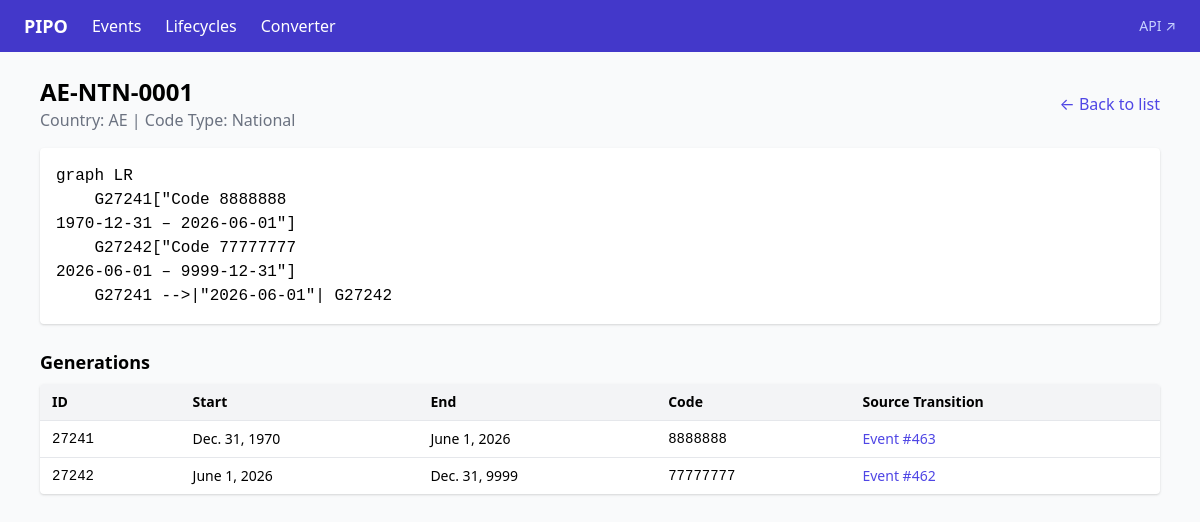
Screenshot of /lifecycles/9469/ with the database file from the repository.
### lifecycles/models.py (models this page shows, shortened)
class ProductFamily(models.Model):
    code_type = models.ForeignKey(
        CodeType, on_delete=models.CASCADE, related_name="product_families"
    )
    identifier = models.CharField(max_length=255, unique=True)
    iso_country_code = models.CharField(max_length=2, db_index=True)
    class Meta:
        ordering = ["iso_country_code", "identifier"]
        verbose_name_plural = "Product families"

class Generation(models.Model):
    product_family = models.ForeignKey(
        ProductFamily, on_delete=models.CASCADE, related_name="generations"
    )
    source_transition = models.ForeignKey(
        CodeTransition, on_delete=models.CASCADE, related_name="generations"
    )
    code = models.BigIntegerField()
    iso_country_code = models.CharField(max_length=2, db_index=True)
    start_date = models.DateField(default=datetime.date(1970, 1, 1))
    end_date = models.DateField(default=datetime.date(9999, 12, 31))
    class Meta:
        ordering = ["start_date"]

### events/models.py (models this page shows, shortened)
class CodeType(models.Model):
    id = models.CharField(max_length=10, primary_key=True)
    type = models.CharField(max_length=50)
    def __str__(self):
        return self.type

class CodeTransition(models.Model):
    event = models.ForeignKey(Event, on_delete=models.CASCADE, related_name="transitions")
    code_type = models.ForeignKey(CodeType, on_delete=models.PROTECT, related_name="transitions")
    type = models.CharField(max_length=7, choices=TransitionType.choices)
    class Meta:
        indexes = [
            models.Index(fields=["type"]),
        ]

### lifecycles/views.py (the view)
# urls.py: path("lifecycles/<int:pk>/", lifecycle_detail_view, name="lifecycle-detail"),
def lifecycle_detail_view(request, pk):
    from lifecycles.engine import get_product_family_mermaid
    pf = get_object_or_404(ProductFamily, pk=pk)
    mermaid = get_product_family_mermaid(pk)
    return render(request, "lifecycles/detail.html", {
        "product_family": pf,
        "mermaid": mermaid,
    })

### lifecycles/engine.py (called while the page is built)
def get_product_family_mermaid(product_family_id):
    pf = ProductFamily.objects.get(pk=product_family_id)
    generations = pf.generations.all()
    links = GenerationLink.objects.filter(
        predecessor__product_family=pf, successor__product_family=pf
    ).select_related("source_transition__event")
    lines = ["graph LR"]
    for gen in generations:
        label = f"Code {gen.code}<br/>{gen.start_date} – {gen.end_date}"
        lines.append(f'    G{gen.pk}["{label}"]')
    for lnk in links:
        if lnk.source_transition:
            date = lnk.source_transition.event.date
            lines.append(f'    G{lnk.predecessor_id} -->|"{date}"| G{lnk.successor_id}')
        else:
            lines.append(f"    G{lnk.predecessor_id} --> G{lnk.successor_id}")
    return "\n".join(lines)

### lifecycles/templates/lifecycles/detail.html (shortened to what this page needs)
{% extends "base.html" %}
{% block content %}
<div class="flex justify-between items-center mb-4">
    <div>
        <h1 class="text-2xl font-bold">{{ product_family.identifier }}</h1>
        <p class="text-gray-500">Country: {{ product_family.iso_country_code }} | Code Type: {{ product_family.code_type }}</p>
    </div>
    <a href="{% url 'lifecycle-list' %}" class="text-indigo-600 hover:underline">← Back to list</a>
</div>
<div class="bg-white shadow rounded p-4 mb-6">
    <pre class="mermaid">{{ mermaid|safe }}</pre>
</div>
<h2 class="text-lg font-semibold mb-2">Generations</h2>
<table class="w-full bg-white shadow rounded overflow-hidden text-sm">
    <thead class="bg-gray-100">
        <tr>
            <th class="px-3 py-2 text-left">ID</th>
            <th class="px-3 py-2 text-left">Start</th>
            <th class="px-3 py-2 text-left">End</th>
            <th class="px-3 py-2 text-left">Code</th>
            <th class="px-3 py-2 text-left">Source Transition</th>
        </tr>
    </thead>
    <tbody>
        {% for gen in product_family.generations.all %}
        <tr class="border-t">
            <td class="px-3 py-2 font-mono">{{ gen.pk }}</td>
            <td class="px-3 py-2">{{ gen.start_date }}</td>
            <td class="px-3 py-2">{{ gen.end_date }}</td>
            <td class="px-3 py-2 font-mono">{{ gen.code }}</td>
            <td class="px-3 py-2">
                <a href="{% url 'event-edit' gen.source_transition.event_id %}" class="text-indigo-600 hover:underline">
                    Event #{{ gen.source_transition.event_id }}
                </a>
            </td>
        </tr>
        {% endfor %}
    </tbody>
</table>
{% endblock %}

### templates/base.html (shortened to what this page needs)
<!DOCTYPE html>
<html lang="en">
<head>
    <link href="https://cdn.jsdelivr.net/npm/tailwindcss@2.2.19/dist/tailwind.min.css" rel="stylesheet">
</head>
<body class="bg-gray-50 min-h-screen">
    <nav class="bg-indigo-700 text-white px-6 py-3 flex gap-6 items-center">
        <span class="font-bold text-lg">PIPO</span>
        <a href="{% url 'event-list' %}" class="hover:underline">Events</a>
        <a href="{% url 'lifecycle-list' %}" class="hover:underline">Lifecycles</a>
        <a href="{% url 'converter' %}" class="hover:underline">Converter</a>
        <a href="/api/" class="hover:underline ml-auto text-indigo-200 text-sm">API ↗</a>
    </nav>
    <main class="max-w-6xl mx-auto px-4 py-6">
        {% block content %}{% endblock %}
    </main>
</body>
</html>

### rows the page displays
ProductFamily: identifier "AE-NTN-0001", iso_country_code "AE", code_type "National"
Generation: pk "27241", start_date "Dec. 31, 1970", end_date "June 1, 2026", code "8888888", source_transition.event_id "463"
Generation: pk "27242", start_date "June 1, 2026", end_date "Dec. 31, 9999", code "77777777", source_transition.event_id "462"

### other values shown
{{ mermaid|safe }} "graph LR G27241[\"Code 8888888 1970-12-31 – 2026-06-01\"] G27242[\"Code 77777777 2026-06-01 – 9999-12-31\"] G27241 -->|\"2026-06-01\"| G27242"
